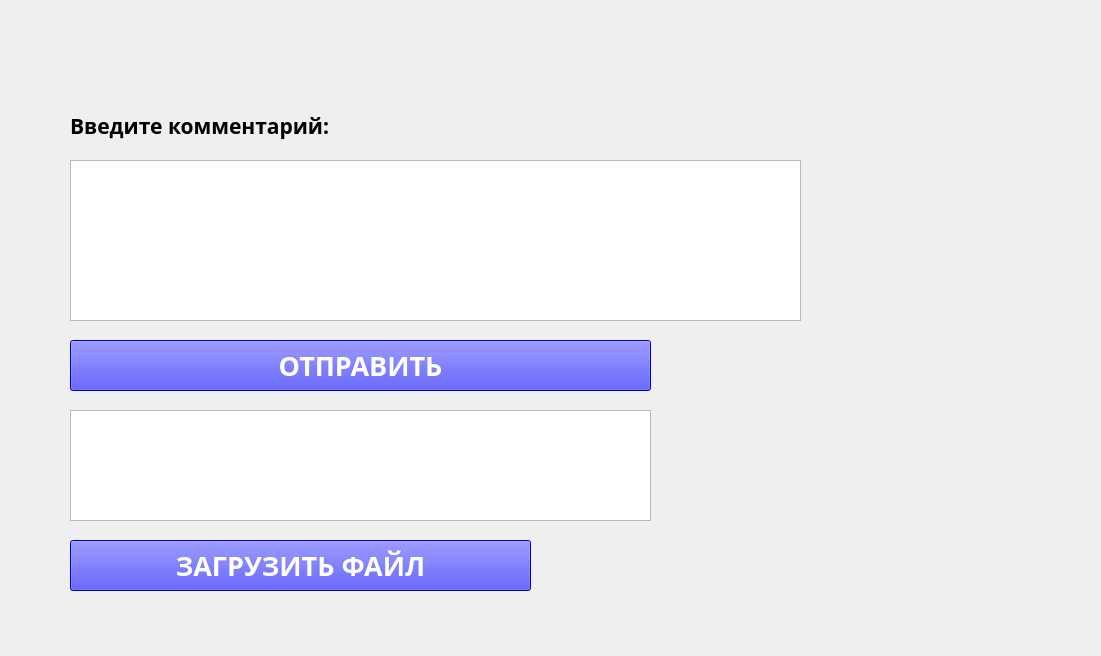
<?xml version="1.0" encoding="UTF-8"?>
<ui version="4.0">
 <class>Form</class>
 <widget class="QMainWindow" name="Form">
  <property name="windowModality">
   <enum>Qt::NonModal</enum>
  </property>
  <property name="geometry">
   <rect>
    <x>0</x>
    <y>0</y>
    <width>1101</width>
    <height>656</height>
   </rect>
  </property>
  <property name="contextMenuPolicy">
   <enum>Qt::NoContextMenu</enum>
  </property>
  <property name="windowTitle">
   <string>Тестирование по комментарию</string>
  </property>
  <property name="windowOpacity">
   <double>1.000000000000000</double>
  </property>
  <property name="autoFillBackground">
   <bool>false</bool>
  </property>
  <property name="styleSheet">
   <string notr="true">QMainWindow
{
background: url(./res/text.png);
background-repeat: no-repeat;
}</string>
  </property>
  <property name="toolButtonStyle">
   <enum>Qt::ToolButtonTextOnly</enum>
  </property>
  <property name="animated">
   <bool>true</bool>
  </property>
  <property name="documentMode">
   <bool>false</bool>
  </property>
  <property name="tabShape">
   <enum>QTabWidget::Triangular</enum>
  </property>
  <property name="unifiedTitleAndToolBarOnMac">
   <bool>false</bool>
  </property>
  <widget class="QWidget" name="centralwidget">
   <widget class="QPushButton" name="pushButton">
    <property name="geometry">
     <rect>
      <x>70</x>
      <y>340</y>
      <width>581</width>
      <height>51</height>
     </rect>
    </property>
    <property name="font">
     <font>
      <family>Bahnschrift SemiBold</family>
      <pointsize>20</pointsize>
      <weight>75</weight>
      <bold>true</bold>
     </font>
    </property>
    <property name="styleSheet">
     <string notr="true">QPushButton{
background-color: rgb(0, 0, 255);
color: rgb(255, 255, 255);
}

QPushButton::hover
{
background-color : rgb(255, 0, 0);
}</string>
    </property>
    <property name="text">
     <string>ОТПРАВИТЬ</string>
    </property>
   </widget>
   <widget class="QPushButton" name="uploadFileButton">
    <property name="geometry">
     <rect>
      <x>70</x>
      <y>540</y>
      <width>461</width>
      <height>51</height>
     </rect>
    </property>
    <property name="font">
     <font>
      <family>Bahnschrift SemiBold</family>
      <pointsize>20</pointsize>
      <weight>75</weight>
      <bold>true</bold>
     </font>
    </property>
    <property name="styleSheet">
     <string notr="true">QPushButton{
background-color: rgb(0, 0, 255);
color: rgb(255, 255, 255);
}

QPushButton::hover
{
background-color : rgb(255, 0, 0);
}</string>
    </property>
    <property name="text">
     <string>ЗАГРУЗИТЬ ФАЙЛ</string>
    </property>
   </widget>
   <widget class="QPlainTextEdit" name="plainTextEdit">
    <property name="geometry">
     <rect>
      <x>70</x>
      <y>160</y>
      <width>731</width>
      <height>161</height>
     </rect>
    </property>
    <property name="font">
     <font>
      <family>Bahnschrift SemiBold</family>
      <pointsize>10</pointsize>
      <weight>75</weight>
      <bold>true</bold>
     </font>
    </property>
   </widget>
   <widget class="QPlainTextEdit" name="plainTextEdit_2">
    <property name="geometry">
     <rect>
      <x>70</x>
      <y>410</y>
      <width>581</width>
      <height>111</height>
     </rect>
    </property>
    <property name="font">
     <font>
      <family>Bahnschrift SemiBold</family>
      <pointsize>10</pointsize>
      <weight>75</weight>
      <bold>true</bold>
     </font>
    </property>
    <property name="readOnly">
     <bool>true</bool>
    </property>
   </widget>
   <widget class="QLabel" name="label">
    <property name="geometry">
     <rect>
      <x>70</x>
      <y>110</y>
      <width>291</width>
      <height>31</height>
     </rect>
    </property>
    <property name="font">
     <font>
      <family>Bahnschrift SemiBold</family>
      <pointsize>16</pointsize>
      <weight>75</weight>
      <bold>true</bold>
     </font>
    </property>
    <property name="text">
     <string>Введите комментарий:</string>
    </property>
   </widget>
  </widget>
 </widget>
 <resources/>
 <connections/>
</ui>
